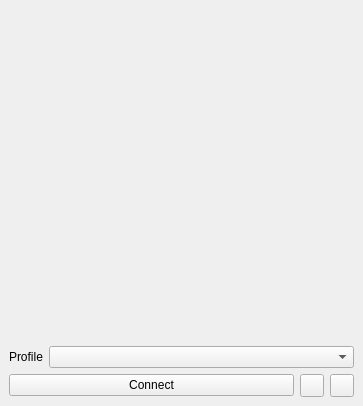
<?xml version="1.0" encoding="UTF-8"?>
<ui version="4.0">
 <class>QSNXWindow</class>
 <widget class="QMainWindow" name="QSNXWindow">
  <property name="geometry">
   <rect>
    <x>0</x>
    <y>0</y>
    <width>363</width>
    <height>406</height>
   </rect>
  </property>
  <property name="windowTitle">
   <string>Check Point SNX Client</string>
  </property>
  <property name="windowIcon">
   <iconset resource="qsnx.qrc">
    <normaloff>:/pics/key.svg</normaloff>:/pics/key.svg</iconset>
  </property>
  <widget class="QWidget" name="centralwidget">
   <layout class="QVBoxLayout" name="verticalLayout">
    <item>
     <widget class="QLabel" name="label_2">
      <property name="text">
       <string/>
      </property>
      <property name="pixmap">
       <pixmap resource="qsnx.qrc">:/pics/checkpoint-vpn.png</pixmap>
      </property>
      <property name="alignment">
       <set>Qt::AlignCenter</set>
      </property>
     </widget>
    </item>
    <item>
     <layout class="QHBoxLayout" name="horizontalLayout_2">
      <item>
       <widget class="QLabel" name="label">
        <property name="text">
         <string>Profile</string>
        </property>
       </widget>
      </item>
      <item>
       <widget class="QComboBox" name="profileCombo">
        <property name="sizePolicy">
         <sizepolicy hsizetype="Expanding" vsizetype="Fixed">
          <horstretch>0</horstretch>
          <verstretch>0</verstretch>
         </sizepolicy>
        </property>
       </widget>
      </item>
     </layout>
    </item>
    <item>
     <layout class="QHBoxLayout" name="horizontalLayout">
      <item>
       <widget class="QPushButton" name="connectButton">
        <property name="text">
         <string>Connect</string>
        </property>
        <property name="icon">
         <iconset theme="network-connect">
          <normaloff>.</normaloff>.</iconset>
        </property>
       </widget>
      </item>
      <item>
       <widget class="QToolButton" name="profilesButton">
        <property name="toolTip">
         <string>The profile configurator</string>
        </property>
        <property name="text">
         <string/>
        </property>
        <property name="icon">
         <iconset theme="configure">
          <normaloff>.</normaloff>.</iconset>
        </property>
       </widget>
      </item>
      <item>
       <widget class="QToolButton" name="aboutButton">
        <property name="toolTip">
         <string>About program</string>
        </property>
        <property name="text">
         <string/>
        </property>
        <property name="icon">
         <iconset theme="help-about">
          <normaloff>.</normaloff>.</iconset>
        </property>
       </widget>
      </item>
     </layout>
    </item>
   </layout>
  </widget>
 </widget>
 <resources>
  <include location="qsnx.qrc"/>
 </resources>
 <connections/>
</ui>
